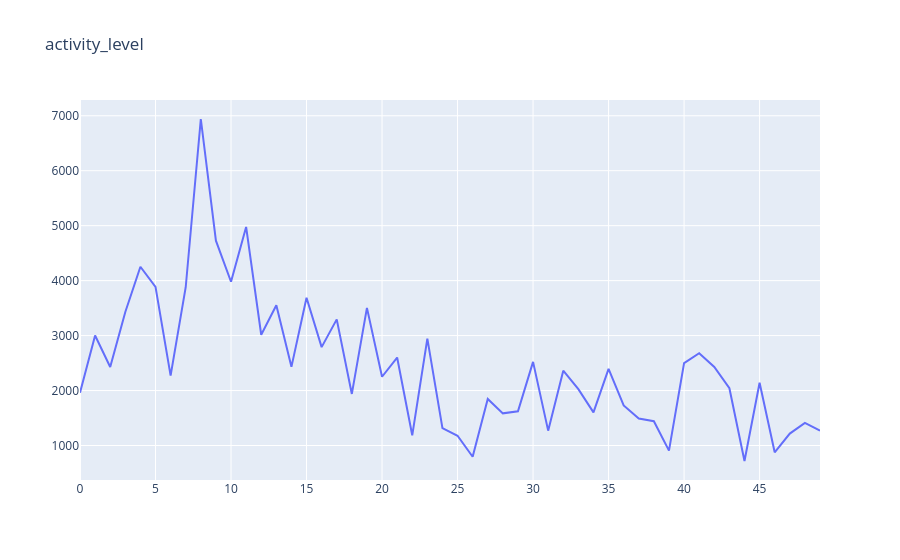

Notebook code for this chart:
### Markdown cell above
We can for example check the activity level of this world (defined as the total amount of money transferred due to trade)

### Code cell
plot_world_stats(world, "activity_level")
plt.show()

### Figure 1 — Plotly figure (JSON) as saved in the notebook; plotly's stock layout.template omitted (floating-point values rounded to 4 significant figures)
{"data": [{"line": {"dash": "solid"}, "mode": "lines", "name": "activity_level", "type": "scatter", "x": [0, 1, 2, 3, 4, 5, 6, 7, 8, 9, 10, 11, 12, 13, 14, 15, 16, 17, 18, 19, 20, 21, 22, 23, 24, 25, 26, 27, 28, 29, 30, 31, 32, 33, 34, 35, 36, 37, 38, 39, 40, 41, 42, 43, 44, 45, 46, 47, 48, 49], "y": [1962, 3001, 2429, 3429, 4253, 3887, 2272, 3880, 6941, 4727, 3980, 4977, 3015, 3552, 2431, 3687, 2790, 3295, 1938, 3504, 2251, 2601, 1186, 2945, 1316, 1177, 796, 1847, 1585, 1622, 2522, 1270, 2362, 2025, 1603, 2393, 1728, 1490, 1441, 907, 2500, 2680, 2429, 2042, 718, 2142, 876, 1217, 1411, 1270]}], "layout": {"showlegend": false, "title": {"text": "activity_level"}}}
